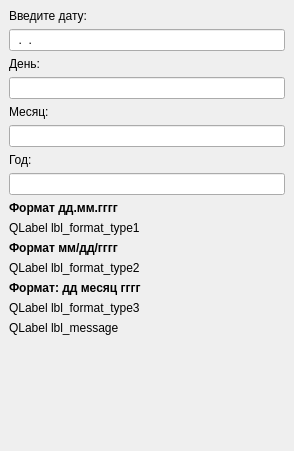
<?xml version="1.0" encoding="UTF-8"?>
<ui version="4.0">
 <class>MainWindow</class>
 <widget class="QMainWindow" name="MainWindow">
  <property name="geometry">
   <rect>
    <x>0</x>
    <y>0</y>
    <width>294</width>
    <height>451</height>
   </rect>
  </property>
  <property name="windowTitle">
   <string>Формат даты</string>
  </property>
  <widget class="QWidget" name="centralwidget">
   <layout class="QVBoxLayout" name="verticalLayout">
    <item>
     <widget class="QLabel" name="label_7">
      <property name="text">
       <string>Введите дату:</string>
      </property>
     </widget>
    </item>
    <item>
     <widget class="QLineEdit" name="le_date">
      <property name="inputMask">
       <string>00.00.0000</string>
      </property>
      <property name="placeholderText">
       <string>00.00.0000</string>
      </property>
     </widget>
    </item>
    <item>
     <widget class="QLabel" name="label">
      <property name="text">
       <string>День:</string>
      </property>
     </widget>
    </item>
    <item>
     <widget class="QLineEdit" name="le_day"/>
    </item>
    <item>
     <widget class="QLabel" name="label_2">
      <property name="text">
       <string>Месяц:</string>
      </property>
     </widget>
    </item>
    <item>
     <widget class="QLineEdit" name="le_month"/>
    </item>
    <item>
     <widget class="QLabel" name="label_3">
      <property name="text">
       <string>Год:</string>
      </property>
     </widget>
    </item>
    <item>
     <widget class="QLineEdit" name="le_year"/>
    </item>
    <item>
     <widget class="QLabel" name="label_4">
      <property name="font">
       <font>
        <bold>true</bold>
       </font>
      </property>
      <property name="text">
       <string>Формат дд.мм.гггг</string>
      </property>
     </widget>
    </item>
    <item>
     <widget class="QLabel" name="lbl_format_type1">
      <property name="text">
       <string>QLabel lbl_format_type1</string>
      </property>
     </widget>
    </item>
    <item>
     <widget class="QLabel" name="label_5">
      <property name="font">
       <font>
        <bold>true</bold>
       </font>
      </property>
      <property name="text">
       <string>Формат мм/дд/гггг</string>
      </property>
     </widget>
    </item>
    <item>
     <widget class="QLabel" name="lbl_format_type2">
      <property name="text">
       <string>QLabel lbl_format_type2</string>
      </property>
     </widget>
    </item>
    <item>
     <widget class="QLabel" name="label_6">
      <property name="font">
       <font>
        <bold>true</bold>
       </font>
      </property>
      <property name="text">
       <string>Формат: дд месяц гггг</string>
      </property>
     </widget>
    </item>
    <item>
     <widget class="QLabel" name="lbl_format_type3">
      <property name="text">
       <string>QLabel lbl_format_type3</string>
      </property>
     </widget>
    </item>
    <item>
     <widget class="QLabel" name="lbl_message">
      <property name="text">
       <string>QLabel lbl_message</string>
      </property>
     </widget>
    </item>
    <item>
     <spacer name="verticalSpacer">
      <property name="orientation">
       <enum>Qt::Vertical</enum>
      </property>
      <property name="sizeHint" stdset="0">
       <size>
        <width>20</width>
        <height>40</height>
       </size>
      </property>
     </spacer>
    </item>
   </layout>
  </widget>
 </widget>
 <resources/>
 <connections/>
</ui>
